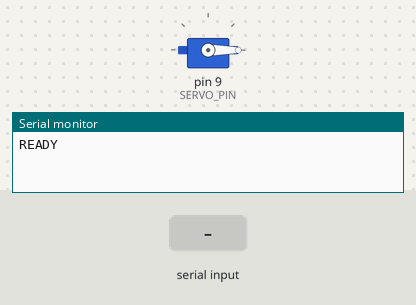
The sketch below on a simulated Arduino Uno, built with avr-gcc and run on an emulated ATmega328P. Parts: servo, the last lines printed to the serial monitor. The inputs (shaded band) are chosen by the test bench.

Above: at 1.2 s.
1.3 s: "90,45\n" received over Serial
At 1.6 s:
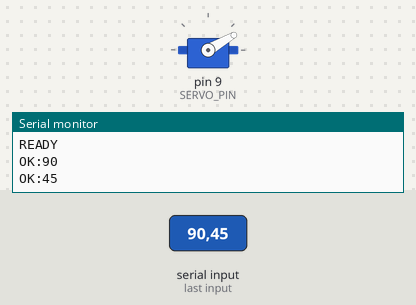
2.8 s: "30,150\n" received over Serial
At 3.9 s:
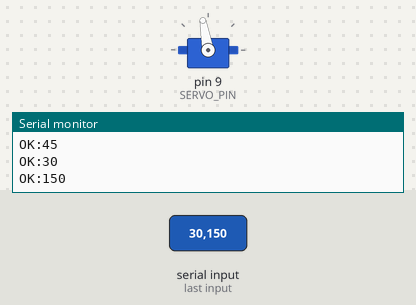
4.3 s: "200\n" received over Serial
At 5.0 s:
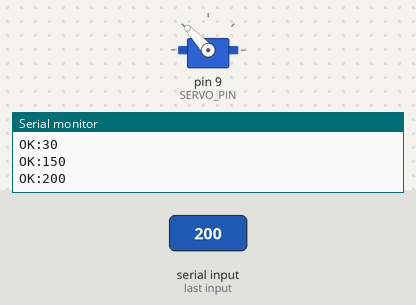
5.8 s: "90\n" received over Serial
At 6.1 s:
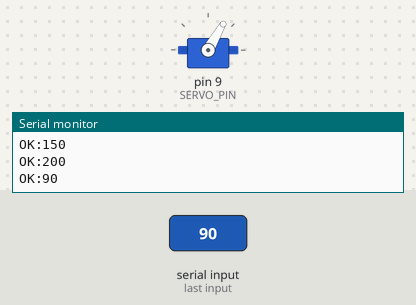
Timing chart, 0 to 8.3 s (numbered marks = the images above; inputs shaded):
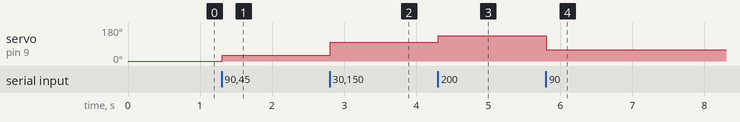

Measured:
- after the input at 1.3 s, servo on pin 9 (SERVO_PIN): 0° → 30° at once
- after the input at 2.8 s, servo on pin 9 (SERVO_PIN): 30° → 100° at once
- after the input at 4.3 s, servo on pin 9 (SERVO_PIN): 100° → 133° at once
- after the input at 5.8 s, servo on pin 9 (SERVO_PIN): 133° → 60° at once

The sketch:

arduino_servo_test.ino
```cpp
#include <Servo.h>

Servo myServo;

// RDS5160 PWM range: 500µs (0°) to 2500µs (270°)
#define MIN_PULSE  500
#define MAX_PULSE  2500
#define MAX_ANGLE  270

// Connect the orange/yellow SIGNAL wire of the servo to Pin 9
const int SERVO_PIN = 9;

void setup() {
  Serial.begin(9600);

  // Set initial position to 0 degrees before attaching
  myServo.writeMicroseconds(MIN_PULSE);

  // Attach the servo with specific pulse boundaries
  myServo.attach(SERVO_PIN, MIN_PULSE, MAX_PULSE);

  // Send a ready signal back to Python
  Serial.println("READY");
}

void loop() {
  // Check if Python has sent any data
  if (Serial.available() > 0) {
    // Read the integer sent by Python
    int targetAngle = Serial.parseInt();

    // Clear the rest of the serial buffer (like \n characters)
    while(Serial.available() > 0 && Serial.peek() <= 32) {
      Serial.read();
    }

    // Validate and move the servo
    if (targetAngle >= 0 && targetAngle <= MAX_ANGLE) {
      // Map angle to microsecond pulse
      int pulse = map(targetAngle, 0, MAX_ANGLE, MIN_PULSE, MAX_PULSE);

      // Move servo
      myServo.writeMicroseconds(pulse);

      // Acknowledge receipt to Python
      Serial.print("OK:");
      Serial.println(targetAngle);
    } else {
      Serial.println("ERROR: Angle must be 0 to 270");
    }
  }
}
```
